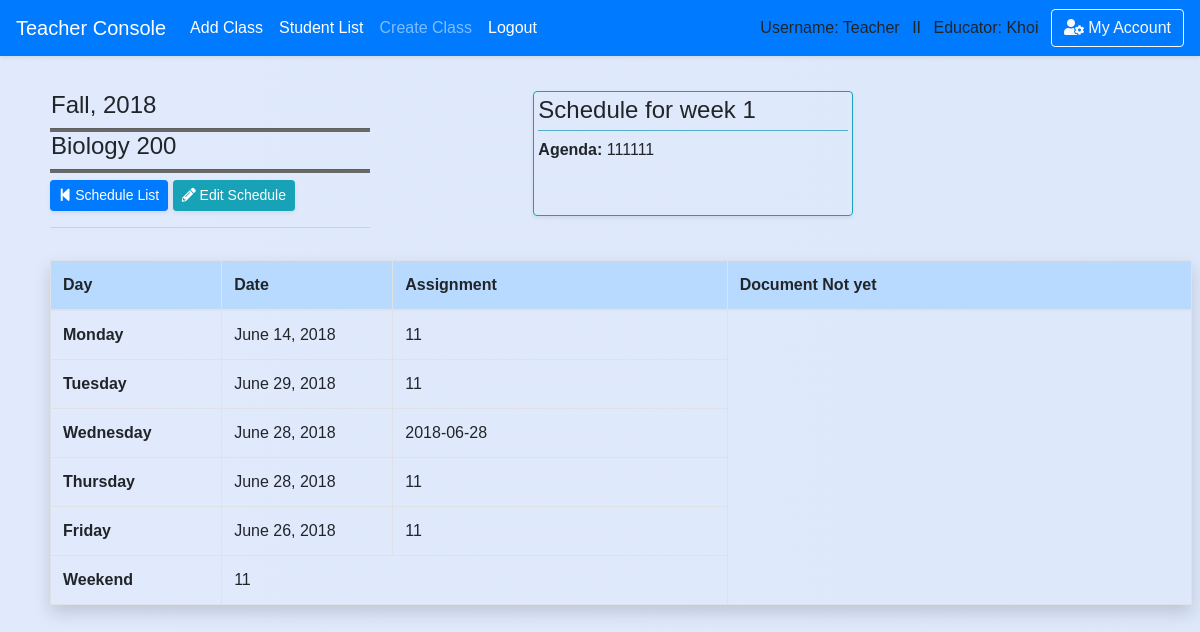
Before: /teacher/lesson_plan/weekly_schedule/1 (signed in) with the older database file.
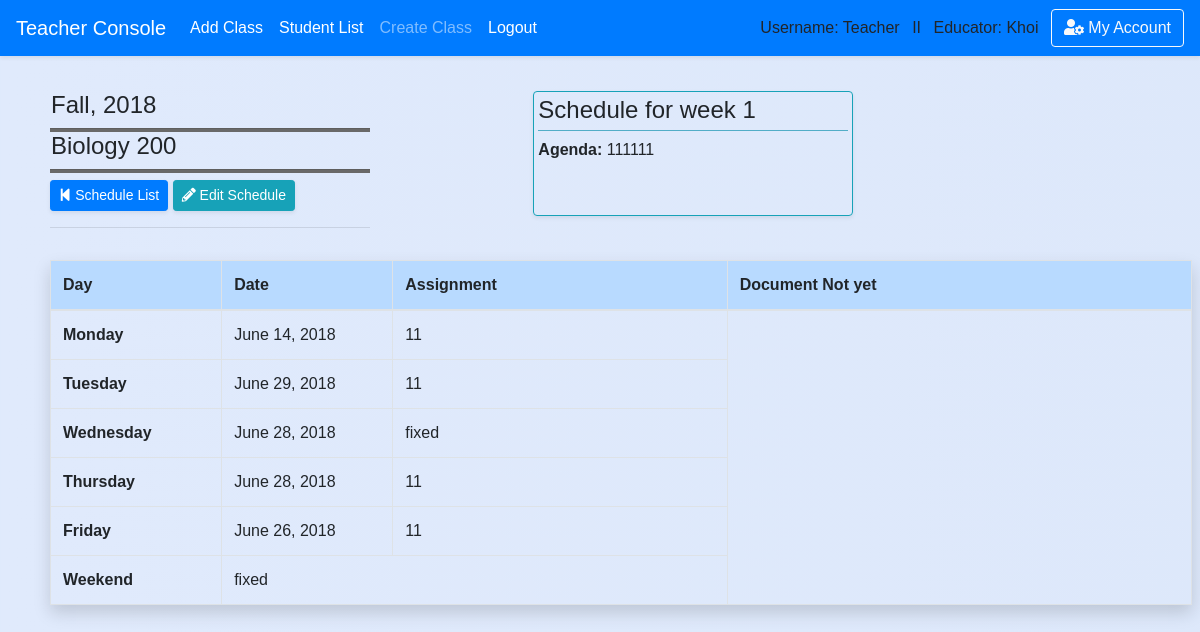
After: the same page with the newer database file.
### school_app/models.py (models this page shows, shortened)
class Lesson_plan(models.Model):
    course_title = models.CharField(max_length=50,default='')
    teacher_idx = models.CharField(max_length=10,default='')
    week_number = models.CharField(max_length=10,default='')
    agenda = models.CharField(max_length=450,default='Agenda Goes Here')
    monday_date = models.DateField(blank=True, null=True)
    tuesday_date = models.DateField(blank=True, null=True)
    wednesday_date = models.DateField(blank=True, null=True)
    thursday_date = models.DateField(blank=True, null=True)
    friday_date= models.DateField(blank=True, null=True)
    monday_plan = models.CharField(max_length=400,default='a')
    tuesday_plan= models.CharField(max_length=400,default='s')
    wednesday_plan= models.CharField(max_length=400,default='d')
    thursday_plan= models.CharField(max_length=400,default='f')
    friday_plan= models.CharField(max_length=400,default='g')
    weekend_plan = models.CharField(max_length=300,default='h')
    teacher = models.ForeignKey('Teacher',blank=True, null=True, on_delete = models.SET_NULL)
    course = models.ForeignKey('Course',blank=True, null=True, on_delete = models.SET_NULL)
    last_modifield = models.DateTimeField(auto_now=True, blank=True,null=True,)
    create_date = models.DateField(auto_now_add=True, blank=True,null=True,)

### school_app/views_logged.py (the view)
# urls.py: path('teacher/lesson_plan/weekly_schedule/<int:lesson_plan_id>',views_logged.weekly_lesson_plan, name='weekly_lesson_plan'),
@require_http_methods(["GET"])
def weekly_lesson_plan(request,lesson_plan_id=None): #view individual plan by id
    if is_login(request) == False:
        return redirect('/login')
    if is_login(request) == True:
        if request.user.profile.is_teacher == False:
            messages.warning(request, "You don't have Instructor's Privilege!")
            return redirect('/')
        lesson_plan = Lesson_plan.objects.filter(id=lesson_plan_id).first()
        course = lesson_plan.course
        return render(request,'teacher/lesson_plan/view_lesson_plan.html',
        {'course':course,'lesson_plan':lesson_plan})

### school_app/views_functions.py (called while the page is built)
def is_login(request):
    if not request.user.is_authenticated:
        messages.warning(request, "Please Login or Create an Account.")
        return False
    return True

### school_app/templates/teacher/lesson_plan/view_lesson_plan.html (shortened to what this page needs)
{% extends 'base.html' %}
{% block content %}
<div class='content'>
      <div class="form-row" style=''>
        <div class="col-md-5 mb-3">
        <div style="width: 320px">
        <h4 style='padding-left: 1px'>{{ course.semester }}, {{ course.year }}</h4>
        <hr class='hr-line'/>
        <h4 style='padding-left: 1px'>{{course.course_title}}</h4>
        <hr class='hr-line'/>
        <a href='{% url "teacher" %}' class="btn btn-sm btn-primary shadow-sm" ><i class="fas fa-step-backward"></i> Schedule List</a>
        <a href='{% url "edit_lesson_plan" lesson_plan_id=lesson_plan.id %}' class="btn btn-info btn-sm shadow-sm" role="button"><i class="fas fa-pencil-alt"></i> Edit Schedule</a>
        <hr/>
        </div></div>
        <div class="col-md-5 mb-3">
        <div class="rounded border border-info shadow-sm" style="width: 320px">
        <div class="mr-1 mt-1 ml-1">
        <h4> Schedule for week {{ lesson_plan.week_number }}</h4>
        <hr style='margin-top:-3px; background-color: #5bc0de;' />
        <h6 style='margin-top:-7px'><strong>Agenda:</strong> {{ lesson_plan.agenda }}</h6><br><br>
        </div></div></div>
        </div>
        <div class='mr-2'>
          <table class="table table-hover table-bordered  shadow">
            <thead class='table-primary'>
            <tr>
              <th scope="col" style="width: 15%">Day</th>
              <th scope="col" style="width: 15%">Date</th>
              <th scope="col">Assignment</th>
              <th scope="col">Document Not yet</th>
            </tr>
            </thead>
            <tbody>
            <tr>
              <th scope="row">Monday</th>
              <td>{{ lesson_plan.monday_date }}</td>
              <td>{{ lesson_plan.monday_plan }}</td>
            </tr>
            <tr>
              <th scope="row">Tuesday</th>
              <td>{{ lesson_plan.tuesday_date }}</td>
              <td>{{ lesson_plan.tuesday_plan}}</td>
            </tr>
            <tr>
              <th scope="row">Wednesday</th>
              <td>{{ lesson_plan.wednesday_date }}</td>
              <td>{{ lesson_plan.wednesday_plan}}</td>
            </tr>
              <th scope="row">Thursday</th>
              <td>{{ lesson_plan.thursday_date }}</td>
              <td>{{ lesson_plan.thursday_plan}}</td>
            <tr>
              <th scope="row">Friday</th>
              <td>{{ lesson_plan.friday_date }}</td>
              <td>{{ lesson_plan.friday_plan}}</td>
            </tr>
            <tr>
              <th scope="row">Weekend</th>
              <td colspan="2">{{ lesson_plan.weekend_plan }}</td>
            </tr>
            </tbody>
          </table></div>
        <br><br>
</div>
{% endblock %}

Changed rows visible on the page:
changed Lesson_plan: wednesday_plan "2018-06-28" → "fixed"; weekend_plan "11" → "fixed"
